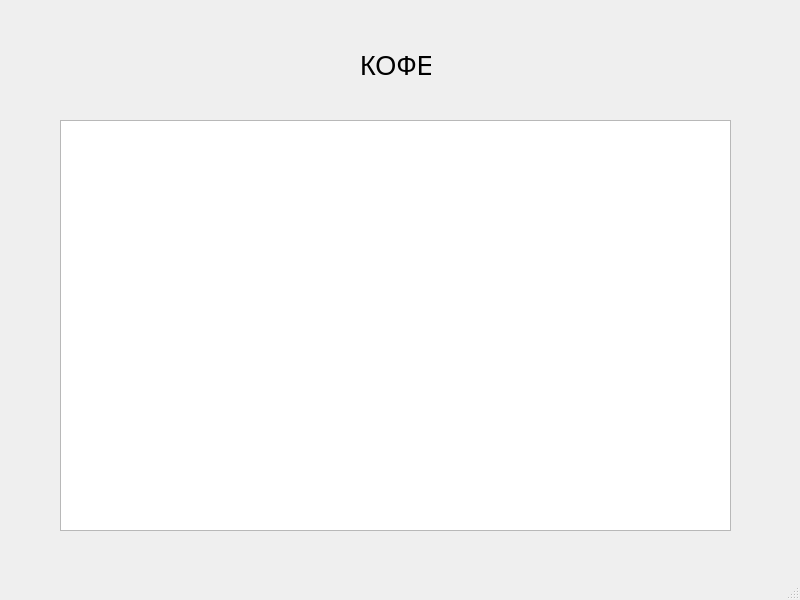
<?xml version="1.0" encoding="UTF-8"?>
<ui version="4.0">
 <class>MainWindow</class>
 <widget class="QMainWindow" name="MainWindow">
  <property name="geometry">
   <rect>
    <x>0</x>
    <y>0</y>
    <width>800</width>
    <height>600</height>
   </rect>
  </property>
  <property name="minimumSize">
   <size>
    <width>0</width>
    <height>3</height>
   </size>
  </property>
  <property name="windowTitle">
   <string>КОФЕ</string>
  </property>
  <widget class="QWidget" name="centralwidget">
   <widget class="QLabel" name="label">
    <property name="geometry">
     <rect>
      <x>360</x>
      <y>50</y>
      <width>71</width>
      <height>31</height>
     </rect>
    </property>
    <property name="font">
     <font>
      <pointsize>20</pointsize>
     </font>
    </property>
    <property name="text">
     <string>КОФЕ</string>
    </property>
   </widget>
   <widget class="QTableWidget" name="tableWidget">
    <property name="geometry">
     <rect>
      <x>60</x>
      <y>120</y>
      <width>671</width>
      <height>411</height>
     </rect>
    </property>
   </widget>
  </widget>
  <widget class="QMenuBar" name="menubar">
   <property name="geometry">
    <rect>
     <x>0</x>
     <y>0</y>
     <width>800</width>
     <height>21</height>
    </rect>
   </property>
  </widget>
  <widget class="QStatusBar" name="statusbar"/>
 </widget>
 <resources/>
 <connections/>
</ui>
